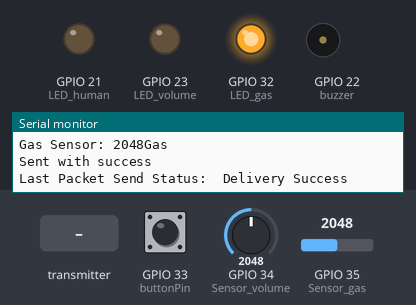
Bench run of a sketch on a simulated ESP32. Parts: output pins drawn as LEDs (lit = HIGH), buzzer (waves = sounding, pin HIGH), the last lines printed to the serial monitor. The inputs (shaded band) are chosen by the test bench; at power-on: GPIO 35 (Sensor_gas) = 2048, GPIO 33 (buttonPin) HIGH, GPIO 34 (Sensor_volume) = 2048.

Above: at 1.2 s.
1.3 s: the transmitter starts sending id = 1
At 2.5 s:
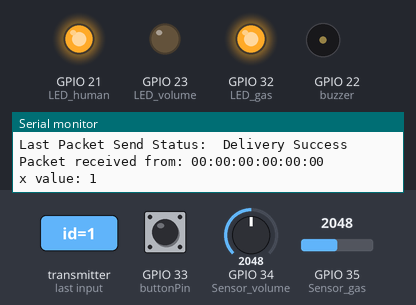
2.8 s: GPIO 35 (Sensor_gas) set to 314
4.3 s: GPIO 35 (Sensor_gas) set to 265
6.3 s: GPIO 33 (buttonPin) pulled LOW for 0.15 s
At 7.4 s:
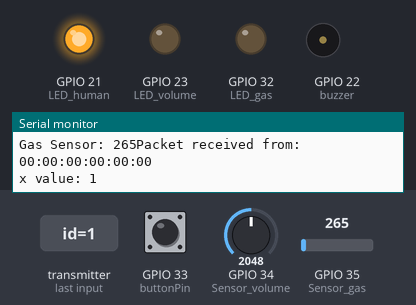
8.3 s: GPIO 35 (Sensor_gas) set to 491
At 9.5 s:
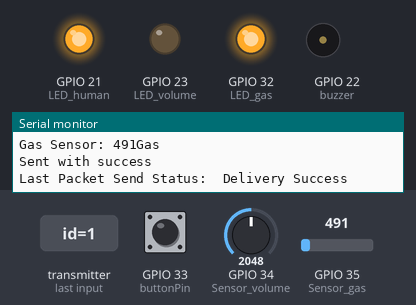
Timing chart, 0 to 11.0 s (numbered marks = the images above; inputs shaded):
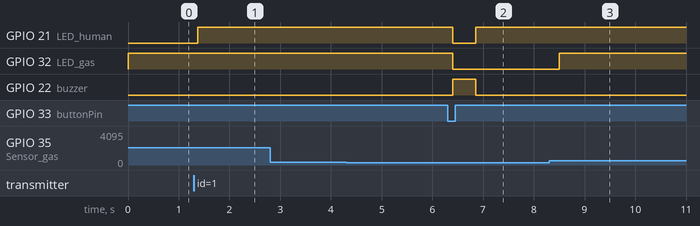

The sketch:

gas_buzzer_detected.ino
```cpp
#include <esp_now.h>
#include <WiFi.h>


int LED_gas = 32;            /*LED pin defined*/
int LED_volume = 23 ;
int LED_human = 21;
int Sensor_gas = 35;    /*Digital pin 5 for sensor input*/
int buzzer = 22;
int Sensor_volume =34;
int buttonPin = 33;
int I = 0;
int buttonState = 0;
int lastState = LOW;  // the previous state from the input pin
int currentState;
int first = 0;
int val = 0;
int buzzeron = 0;

uint8_t broadcastAddress[] = {0x24, 0x6F, 0x28, 0x28, 0x18, 0xC0};

typedef struct struct_message {
    int id; // must be unique for each sender board
    int x;
} struct_message;

struct_message myData;
struct_message myData_rev;


esp_now_peer_info_t peerInfo;

// callback when data is sent
void OnDataSent(const uint8_t *mac_addr, esp_now_send_status_t status) {
  Serial.print("\r\nLast Packet Send Status:\t");
  Serial.println(status == ESP_NOW_SEND_SUCCESS ? "Delivery Success" : "Delivery Fail");
}

void OnDataRecv(const uint8_t * mac_addr, const uint8_t *incomingData, int len) {
  char macStr[18];
  Serial.print("Packet received from: ");
  snprintf(macStr, sizeof(macStr), "%02x:%02x:%02x:%02x:%02x:%02x",
           mac_addr[0], mac_addr[1], mac_addr[2], mac_addr[3], mac_addr[4], mac_addr[5]);
  Serial.println(macStr);
  memcpy(&myData_rev, incomingData, sizeof(myData_rev));
  // Update the structures with the new incoming data
  Serial.printf("x value: %d \n", myData_rev.id);
  Serial.println();
  if(myData_rev.id == 1){
     digitalWrite(buzzer, LOW);
      digitalWrite (LED_human, HIGH) ;
      buzzeron = 1;
  }

}

void setup() {
  Serial.begin(9600);  /*baud rate for serial communication*/
  WiFi.mode(WIFI_STA);

if (esp_now_init() != ESP_OK) {
    Serial.println("Error initializing ESP-NOW");
    return;
  }


  esp_now_register_send_cb(OnDataSent);

  // // Register peer
  memcpy(peerInfo.peer_addr, broadcastAddress, 6);
  peerInfo.channel = 0;
  peerInfo.encrypt = false;

  // // // Add peer
  if (esp_now_add_peer(&peerInfo) != ESP_OK){
    Serial.println("Failed to add peer");
    return;
  }


  pinMode(buzzer, OUTPUT);
  pinMode(buttonPin, INPUT_PULLUP);
  pinMode(LED_gas, OUTPUT);  /*LED set as Output*/
  pinMode(LED_volume, OUTPUT);  /*LED set as Output*/
  pinMode(LED_human, OUTPUT);
  esp_now_register_recv_cb(OnDataRecv);
}


void loop() {


  int sensor_Aout = analogRead(Sensor_gas);  /*Analog value read function*/
  val = analogRead(Sensor_volume);
  Serial.print("Volume Sensor: ");
  Serial.println(val);
  Serial.print("Gas Sensor: ");
  Serial.print(sensor_Aout);   /*Read value printed*/


  currentState = digitalRead(buttonPin);
  // Serial.print(currentState);

  if (first == 0){
    digitalWrite(buzzer, HIGH);
    first = 1;

  }

  if (lastState == HIGH && currentState == LOW){
    Serial.println("The button is pressed");
    digitalWrite (LED_gas, LOW) ;
    digitalWrite (LED_volume, LOW) ;
    digitalWrite (LED_human, LOW) ;
    digitalWrite(buzzer, HIGH);
    buzzeron = 0 ;


    }
  else if (lastState == LOW && currentState == HIGH){
    Serial.println("The button is released");

  }
  lastState = currentState;


    if (sensor_Aout > 285) {    /*gas */
    // 1. 280.  2. 1600
    digitalWrite(buzzer, LOW);
    buzzeron = 1;
    // analogWrite(buzzer, 1);
    // tone(buzzer, 1000);
    Serial.println("Gas");
    digitalWrite (LED_gas, HIGH) ; /*LED set HIGH if Gas detected */
    myData.id = 1;
    myData.x = 0;
     esp_err_t result = esp_now_send(broadcastAddress, (uint8_t *) &myData, sizeof(myData));

  if (result == ESP_OK) {
    Serial.println("Sent with success");
    }
  else {
    Serial.println("Error sending the data");
  }

  }

  if (val >2500 && buzzeron == 0){
    buzzeron = 1;
    digitalWrite(buzzer, LOW);
    // analogWrite(buzzer, 1);
    // tone(buzzer, 1000);
    digitalWrite (LED_volume, HIGH) ; /*LED set HIGH if Gas detected */
    myData.id = 1;
    myData.x = 1;
     esp_err_t result = esp_now_send(broadcastAddress, (uint8_t *) &myData, sizeof(myData));

  if (result == ESP_OK) {
    Serial.println("Sent with success");
  }
  else {
    Serial.println("Error sending the data");
  }
  }


  delay(300);                 /*DELAY of 1 sec*/
}
```

Measured:
- after the input at 1.3 s, GPIO 21 (LED_human): LOW → HIGH after 0.07 s
- after the input at 6.3 s, GPIO 21 (LED_human): HIGH → LOW after 0.10 s, → HIGH 0.45 s later; GPIO 32 (LED_gas): HIGH → LOW after 0.10 s; GPIO 22 (buzzer): LOW → HIGH after 0.10 s, → LOW 0.45 s later
- after the input at 8.3 s, GPIO 32 (LED_gas): LOW → HIGH after 0.21 s
